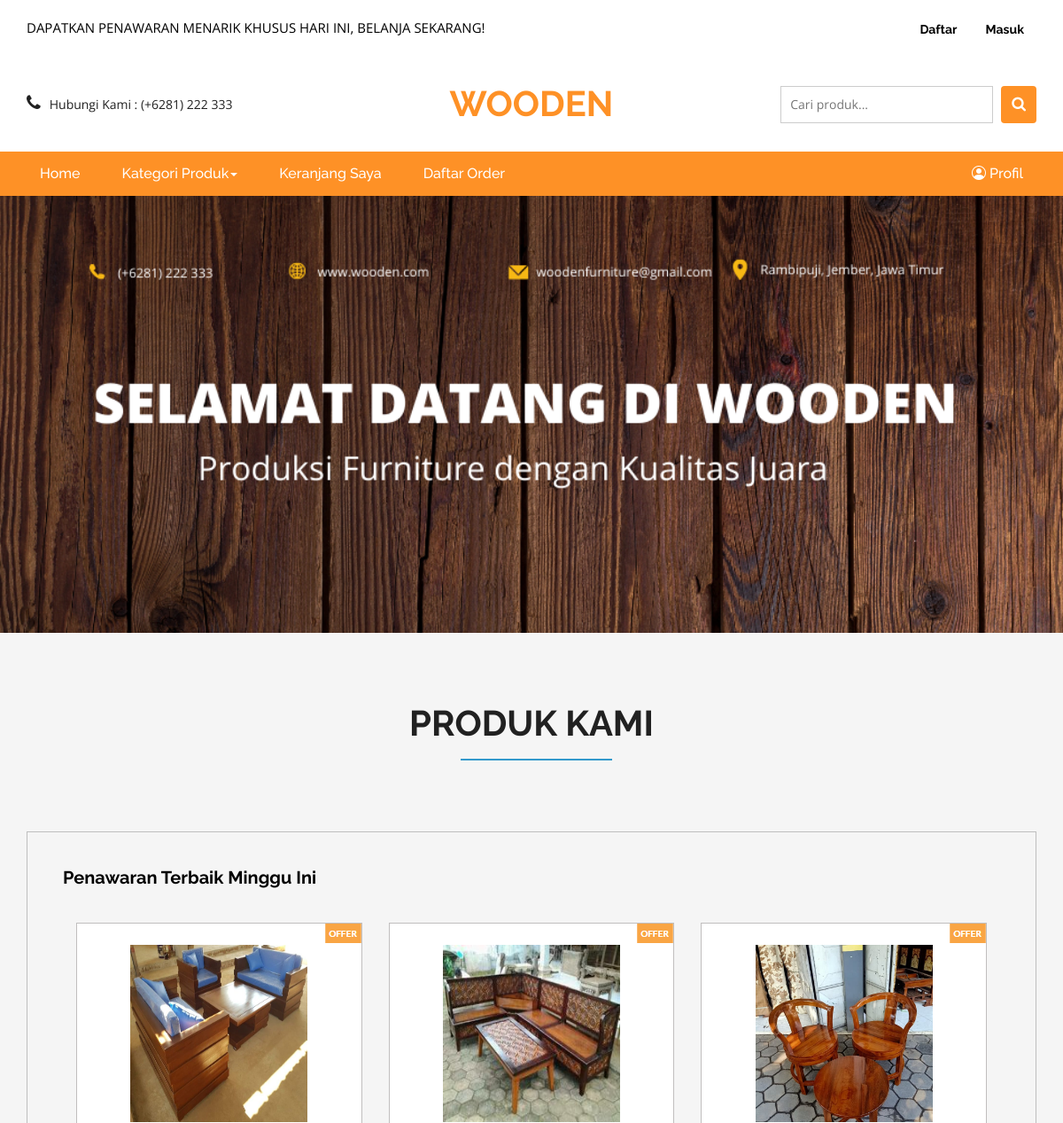
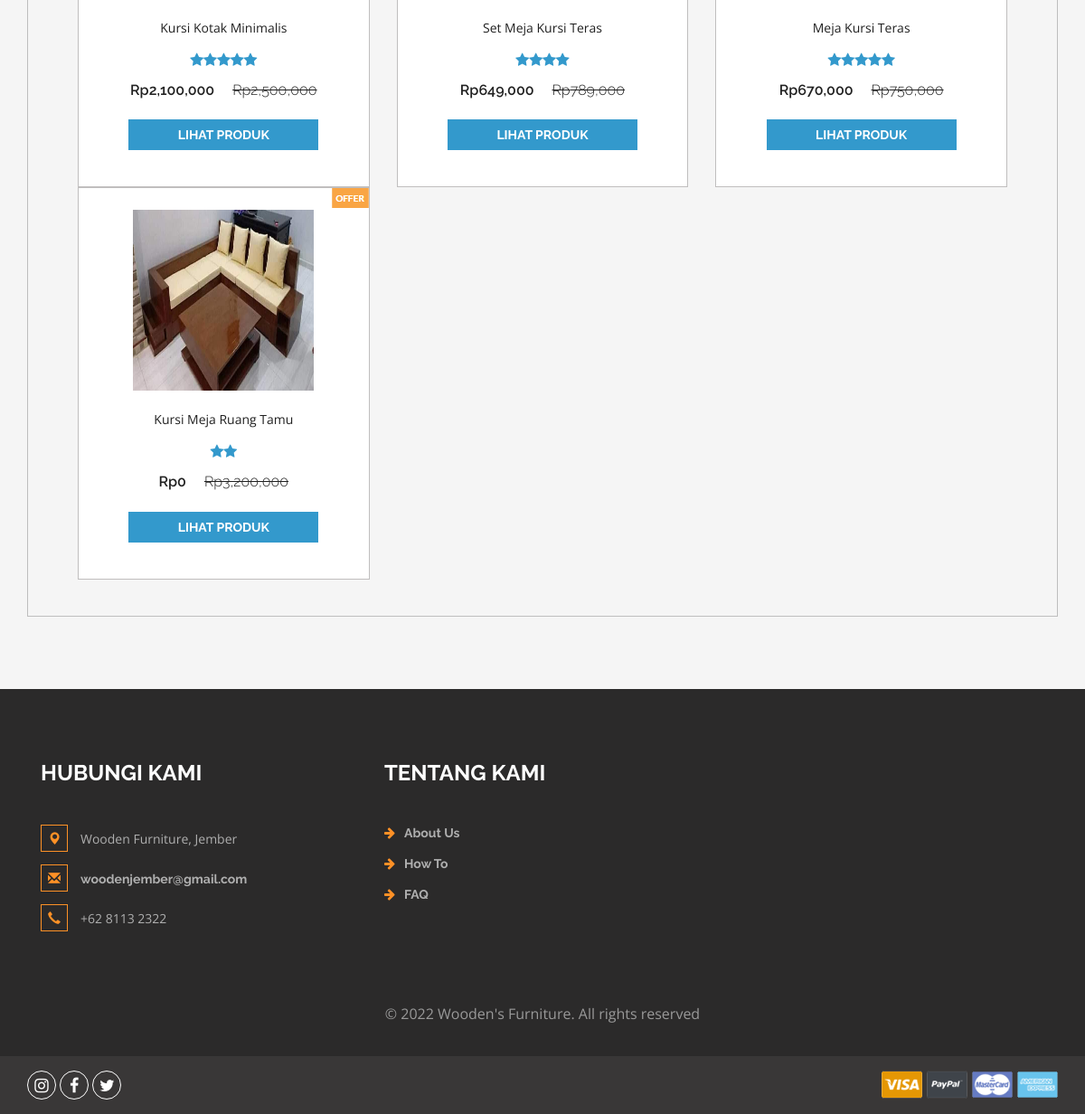
The page / on the database its author committed (2 pictures, top to bottom).
### tables this page shows
CREATE TABLE `produk` (
  `idproduk` int(11) NOT NULL,
  `idkategori` int(11) NOT NULL,
  `namaproduk` varchar(30) NOT NULL,
  `gambar` varchar(100) NOT NULL,
  `deskripsi` varchar(200) NOT NULL,
  `rate` int(11) NOT NULL,
  `hargabefore` int(11) NOT NULL,
  `hargaafter` int(11) NOT NULL,
  `tgldibuat` timestamp NOT NULL DEFAULT current_timestamp()
);

### index.php (the view, shortened to what this page needs)
<?php
include 'dbconnect.php';
?>
<!DOCTYPE html>
<html>
<head>
<link href="css/bootstrap.css" rel="stylesheet" type="text/css" media="all" />
<link href="css/style.css" rel="stylesheet" type="text/css" media="all" />
<link rel="stylesheet" href="https://cdn.jsdelivr.net/npm/bootstrap-icons@1.8.1/font/bootstrap-icons.css">
<link href="css/font-awesome.css" rel="stylesheet">
</head>
<body>
	<div class="agileits_header">
		<div class="container">
			<div class="w3l_offers">
				<p>DAPATKAN PENAWARAN MENARIK KHUSUS HARI INI, BELANJA SEKARANG!</p>
			</div>
			<div class="agile-login" style="text-align: right; float:right">
				<ul>
				<?php
				if(!isset($_SESSION['log'])){
					echo '
					<li><a href="registered.php" style="color: black"> Daftar</a></li>
					<li><a href="login.php" style="color: black">Masuk</a></li>
					';
				}
				?>
				</ul>
			</div>
			<div class="clearfix"> </div>
		</div>
	</div>
	<div class="logo_products">
		<div class="container">
		<div class="w3ls_logo_products_left1">
				<ul class="phone_email">
					<li><i class="fa fa-phone" aria-hidden="true"></i>Hubungi Kami : (+6281) 222 333</li>
				</ul>
			</div>
			<div class="w3ls_logo_products_left">
				<h1><a href="index.php">WOODEN</a></h1>
			</div>
		<div class="w3l_search">
			<form action="search.php" method="post">
				<input type="search" name="Search" placeholder="Cari produk...">
				<button type="submit" class="btn btn-default search" aria-label="Left Align">
					<i class="fa fa-search" aria-hidden="true"> </i>
				</button>
			</form>
		</div>
			<div class="clearfix"> </div>
		</div>
	</div>
	<div class="navigation-agileits">
		<div class="container">
			<nav class="navbar navbar-default">
							<div class="collapse navbar-collapse" id="bs-megadropdown-tabs">
								<ul class="nav navbar-nav">
									<li class="active"><a href="index.php" class="act">Home</a></li>
									<li class="dropdown">
										<a href="#" class="dropdown-toggle" data-toggle="dropdown">Kategori Produk<b class="caret"></b></a>
									</li>
									<li><a href="cart.php">Keranjang Saya</a></li>
									<li><a href="daftarorder.php">Daftar Order</a></li>
								</ul>
								<ul class="nav navbar-nav" style="float:right">
								<li><a href="profil.php"><i class="bi bi-person-circle"></i> Profil</a></li>
								</ul>
							</div>
							</nav>
			</div>
		</div>
		<ul id="demo1">
			<li>
				<img src="images/1.png" alt="" />
			</li>
		</ul>
	<div class="top-brands">
		<div class="container">
		<h2>Produk Kami</h2>
			<div class="grid_3 grid_5">
				<div class="bs-example bs-example-tabs" role="tabpanel" data-example-id="togglable-tabs">
					<div id="myTabContent" class="tab-content">
						<div role="tabpanel" class="tab-pane fade in active" id="expeditions" aria-labelledby="expeditions-tab">
							<div class="agile-tp">
								<h5>Penawaran Terbaik Minggu Ini
								</h5>
								</div>
							<div class="agile_top_brands_grids">
							<?php
											$brgs=mysqli_query($conn,"SELECT * from produk order by idproduk ASC");
											while($p=mysqli_fetch_array($brgs)){
												?>
								<div class="col-md-4 top_brand_left">
									<div class="hover14 column">
										<div class="agile_top_brand_left_grid">
											<div class="agile_top_brand_left_grid_pos">
												<img src="images/offer.png" alt=" " class="img-responsive" />
											</div>
											<div class="agile_top_brand_left_grid1">
												<figure>
													<div class="snipcart-item block" >
														<div class="snipcart-thumb">
															<a href="product.php?idproduk=<?php echo $p['idproduk'] ?>"><img title=" " alt=" " src="<?php echo $p['gambar']?>" width="200px" height="200px" /></a>
															<p><?php echo $p['namaproduk'] ?></p>
															<div class="stars">
															<?php
															$rate = $p['rate'];
															for($n=1;$n<=$rate;$n++){
																echo '<i class="fa fa-star blue-star" aria-hidden="true"></i>';
															};
															?>
															</div>
															<h4>Rp<?php echo number_format($p['hargaafter']) ?> <span>Rp<?php echo number_format($p['hargabefore']) ?></span></h4>
														</div>
														<div class="snipcart-details top_brand_home_details">
																<fieldset>
																	<a href="product.php?idproduk=<?php echo $p['idproduk'] ?>"><input type="submit" class="button" value="Lihat Produk" /></a>
																</fieldset>
														</div>
													</div>
												</figure>
											</div>
										</div>
									</div>
								</div>
								<?php
											}
								?>
								<div class="clearfix"> </div>
							</div>
						</div>
					</div>
				</div>
			</div>
		</div>
	</div>
<div class="footer">
		<div class="container">
			<div class="w3_footer_grids">
				<div class="col-md-4 w3_footer_grid">
					<h3>Hubungi Kami</h3>
					<ul class="address">
						<li><i class="glyphicon glyphicon-map-marker" aria-hidden="true"></i>Wooden Furniture, Jember</li>
						<li><i class="glyphicon glyphicon-envelope" aria-hidden="true"></i><a href="mailto:info@email">woodenjember@gmail.com</a></li>
						<li><i class="glyphicon glyphicon-earphone" aria-hidden="true"></i>+62 8113 2322</li>
					</ul>
				</div>
				<div class="col-md-3 w3_footer_grid">
					<h3>Tentang Kami</h3>
					<ul class="info">
						<li><i class="fa fa-arrow-right" aria-hidden="true"></i><a href="about.html">About Us</a></li>
						<li><i class="fa fa-arrow-right" aria-hidden="true"></i><a href="about.html">How To</a></li>
						<li><i class="fa fa-arrow-right" aria-hidden="true"></i><a href="about.html">FAQ</a></li>
					</ul>
				</div>
				<div class="clearfix"> </div>
			</div>
		</div>
		<div class="footer-copy">
			<div class="container">
				<p>© 2022 Wooden's Furniture. All rights reserved</p>
			</div>
		</div>
	</div>
	<div class="footer-botm">
			<div class="container">
				<div class="w3layouts-foot">
					<ul>
						<li><a href="#" class="w3_agile_instagram"><i class="fa fa-instagram" aria-hidden="true"></i></a></li>
						<li><a href="#" class="w3_agile_facebook"><i class="fa fa-facebook" aria-hidden="true"></i></a></li>
						<li><a href="#" class="agile_twitter"><i class="fa fa-twitter" aria-hidden="true"></i></a></li>
					</ul>
				</div>
				<div class="payment-w3ls">
					<img src="images/card.png" alt=" " class="img-responsive">
				</div>
				<div class="clearfix"> </div>
			</div>
		</div>
<link href="css/skdslider.css" rel="stylesheet">
</body>
</html>

### css/skdslider.css (style rules this page uses)
.skdslider ul.slides { margin:0; padding:0; list-style-type:none; }
.skdslider ul.slides li { display: none; }
.skdslider ul.slides li img { width: 100%; border:0; }

### rows shown on the page
produk: gambar (picture), namaproduk "Kursi Kotak Minimalis", rate 5 (drawn), hargaafter "2,100,000", hargabefore "2,500,000"
produk: gambar (picture), namaproduk "Set Meja Kursi Teras", rate 4 (drawn), hargaafter "649,000", hargabefore "789,000"
produk: gambar (picture), namaproduk "Meja Kursi Teras", rate 5 (drawn), hargaafter "670,000", hargabefore "750,000"
produk: gambar (picture), namaproduk "Kursi Meja Ruang Tamu", rate 2 (drawn), hargaafter "0", hargabefore "3,200,000"
